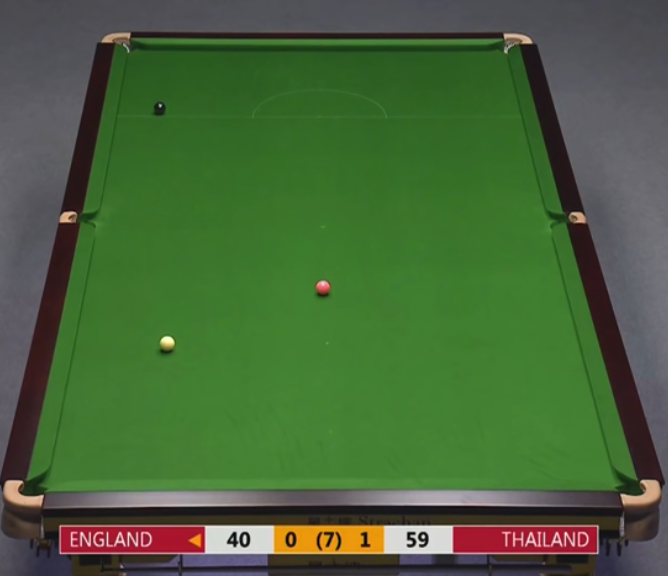
#> input picture 桌球 辨认/snooker.png, 668 x 576 px, found by its file name
$ jupyter execute --allow-errors '找Gameboy屏幕.ipynb'
#> lines starting #> are read from the running program, lines starting #| are printed output that depends on the picture; after the words box and inside, x2 and y2 are one past the last pixel; in counts of white or black regions, pixels touching at a corner belong together
[cell 1]
# import the necessary packages
from skimage import exposure
import matplotlib.pyplot as plt
import numpy as np
import imutils
import cv2

[cell 2]
# load the query image, compute the ratio of the old height
# to the new height, clone it, and resize it
image = cv2.imread('snooker.png')
#> image is the input picture: shape (576, 668, 3); mean B, G, R 58.3, 100.3, 71.8
ratio = image.shape[0] / 300.0
#> ratio = 1.92
orig = image.copy()
image = imutils.resize(image, height = 300)
#> image: shape (300, 347, 3)
plt.imshow(image)

[cell 3]
# convert the image to grayscale, blur it, and find edges in the image
gray = cv2.cvtColor(image, cv2.COLOR_BGR2GRAY)
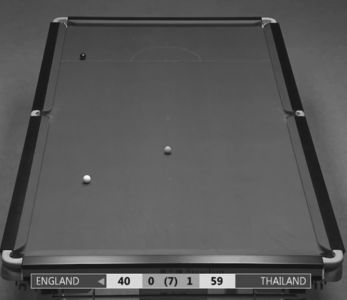
#> gray: shape (300, 347); min 14, max 248, mean 87
gray = cv2.bilateralFilter(gray, 11, 17, 17)
edged = cv2.Canny(gray, 30, 200)
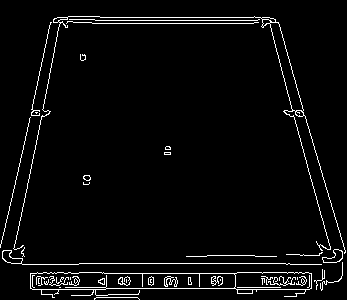
#> edged: shape (300, 347); 3.9% white in thin lines or dots
plt.imshow(edged)

[cell 4]
# find contours in the edged image, keep only the largest
# ones, and initialize our screen contour
cnts = cv2.findContours(edged.copy(), cv2.RETR_TREE, cv2.CHAIN_APPROX_SIMPLE)
#> cnts = 76 contours, 53 with area under 20; largest, box (x1, y1, x2, y2) and area: (30, 272, 312, 298) 4544, (30, 272, 236, 290) 3184, (234, 272, 312, 290) 1280, (13, 16, 346, 254) 1076, (269, 22, 304, 112) 892
cnts = imutils.grab_contours(cnts)
cnts = sorted(cnts, key = cv2.contourArea, reverse = True)[:10]
#> cnts = 10 contours; largest, box (x1, y1, x2, y2) and area: (30, 272, 312, 298) 4544, (30, 272, 236, 290) 3184, (234, 272, 312, 290) 1280, (13, 16, 346, 254) 1076, (269, 22, 304, 112) 892

cpyImg = image.copy()
for c in cnts:
    cv2.drawContours(cpyImg, c, -1, (0, 255, 0), 3)
    plt.imshow(cpyImg)
#> this loop made 10 passes
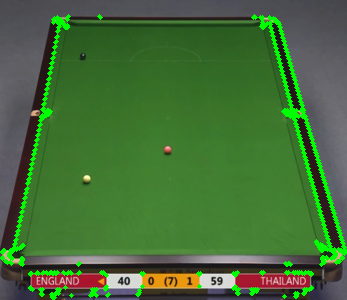
#> cpyImg: shape (300, 347, 3); mean B, G, R 55.7, 108.9, 68.3
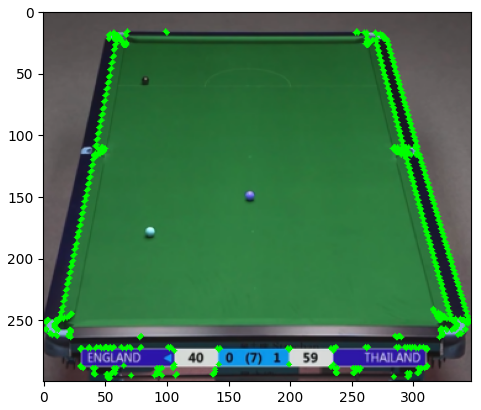
#> figure drawn by matplotlib, 1 panel; B, G, R data is drawn as R, G, B
